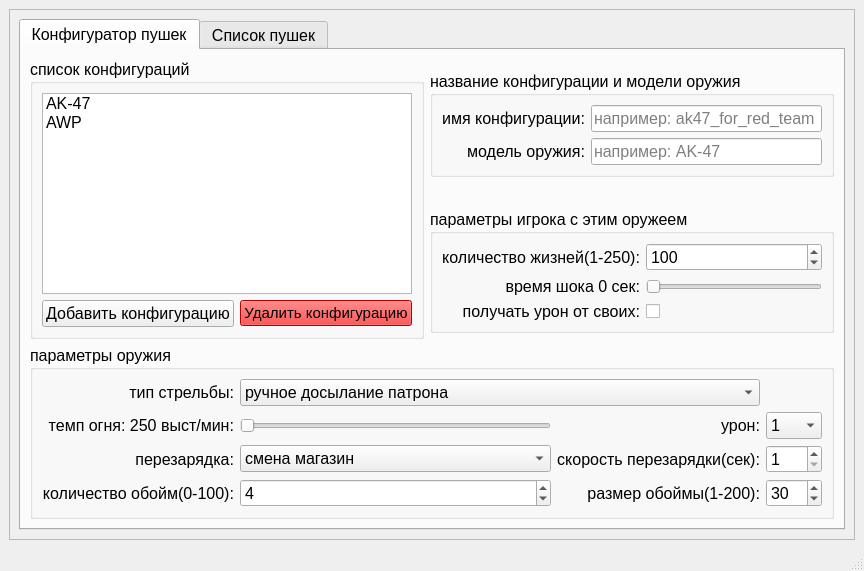
<?xml version="1.0" encoding="UTF-8"?>
<ui version="4.0">
 <class>MainWindow</class>
 <widget class="QMainWindow" name="MainWindow">
  <property name="geometry">
   <rect>
    <x>0</x>
    <y>0</y>
    <width>864</width>
    <height>571</height>
   </rect>
  </property>
  <property name="windowTitle">
   <string>MainWindow</string>
  </property>
  <widget class="QWidget" name="centralwidget">
   <layout class="QHBoxLayout" name="horizontalLayout">
    <item>
     <widget class="QSplitter" name="splitter">
      <property name="orientation">
       <enum>Qt::Horizontal</enum>
      </property>
      <widget class="QScrollArea" name="scrollArea">
       <property name="sizePolicy">
        <sizepolicy hsizetype="Preferred" vsizetype="Expanding">
         <horstretch>0</horstretch>
         <verstretch>0</verstretch>
        </sizepolicy>
       </property>
       <property name="minimumSize">
        <size>
         <width>200</width>
         <height>0</height>
        </size>
       </property>
       <property name="baseSize">
        <size>
         <width>400</width>
         <height>0</height>
        </size>
       </property>
       <property name="font">
        <font>
         <family>Sans Serif</family>
         <pointsize>11</pointsize>
        </font>
       </property>
       <property name="widgetResizable">
        <bool>true</bool>
       </property>
       <widget class="QWidget" name="scrollAreaWidgetContents">
        <property name="geometry">
         <rect>
          <x>0</x>
          <y>0</y>
          <width>844</width>
          <height>509</height>
         </rect>
        </property>
        <layout class="QHBoxLayout" name="horizontalLayout_2">
         <item>
          <widget class="QTabWidget" name="tabWidget">
           <property name="font">
            <font>
             <family>Arial</family>
             <pointsize>12</pointsize>
            </font>
           </property>
           <property name="currentIndex">
            <number>0</number>
           </property>
           <widget class="QWidget" name="gun_conf_tab">
            <attribute name="title">
             <string>Конфигуратор пушек</string>
            </attribute>
            <layout class="QGridLayout" name="gridLayout_7">
             <item row="7" column="2" rowspan="2">
              <widget class="QGroupBox" name="player_param_group_box">
               <property name="enabled">
                <bool>true</bool>
               </property>
               <property name="title">
                <string>параметры игрока с этим оружеем</string>
               </property>
               <layout class="QGridLayout" name="gridLayout_2">
                <item row="2" column="1">
                 <widget class="QCheckBox" name="gst_friendlyfire_check_box">
                  <property name="text">
                   <string/>
                  </property>
                 </widget>
                </item>
                <item row="0" column="0">
                 <widget class="QLabel" name="label_5">
                  <property name="layoutDirection">
                   <enum>Qt::LeftToRight</enum>
                  </property>
                  <property name="text">
                   <string>количество жизней(1-250):</string>
                  </property>
                  <property name="alignment">
                   <set>Qt::AlignRight|Qt::AlignTrailing|Qt::AlignVCenter</set>
                  </property>
                 </widget>
                </item>
                <item row="2" column="0">
                 <widget class="QLabel" name="label_3">
                  <property name="text">
                   <string>получать урон от своих:</string>
                  </property>
                  <property name="alignment">
                   <set>Qt::AlignRight|Qt::AlignTrailing|Qt::AlignVCenter</set>
                  </property>
                 </widget>
                </item>
                <item row="0" column="1">
                 <widget class="QSpinBox" name="gst_player_live_count_spin_box">
                  <property name="minimum">
                   <number>1</number>
                  </property>
                  <property name="maximum">
                   <number>999</number>
                  </property>
                  <property name="singleStep">
                   <number>5</number>
                  </property>
                  <property name="value">
                   <number>100</number>
                  </property>
                 </widget>
                </item>
                <item row="1" column="0">
                 <widget class="QLabel" name="gst_stun_time_label">
                  <property name="layoutDirection">
                   <enum>Qt::LeftToRight</enum>
                  </property>
                  <property name="text">
                   <string>время шока 0 сек:</string>
                  </property>
                  <property name="alignment">
                   <set>Qt::AlignRight|Qt::AlignTrailing|Qt::AlignVCenter</set>
                  </property>
                 </widget>
                </item>
                <item row="1" column="1">
                 <widget class="QSlider" name="gst_stun_time_slider">
                  <property name="maximum">
                   <number>23</number>
                  </property>
                  <property name="orientation">
                   <enum>Qt::Horizontal</enum>
                  </property>
                 </widget>
                </item>
               </layout>
              </widget>
             </item>
             <item row="3" column="2">
              <widget class="QGroupBox" name="gun_name_group_box">
               <property name="title">
                <string>название конфигурации и модели оружия</string>
               </property>
               <layout class="QGridLayout" name="gridLayout_3">
                <item row="2" column="1">
                 <widget class="QLineEdit" name="gst_gun_model_line_edit">
                  <property name="locale">
                   <locale language="English" country="UnitedStates"/>
                  </property>
                  <property name="inputMask">
                   <string notr="true"/>
                  </property>
                  <property name="text">
                   <string notr="true"/>
                  </property>
                  <property name="maxLength">
                   <number>32</number>
                  </property>
                  <property name="dragEnabled">
                   <bool>false</bool>
                  </property>
                  <property name="placeholderText">
                   <string>например: AK-47</string>
                  </property>
                 </widget>
                </item>
                <item row="1" column="1">
                 <widget class="QLineEdit" name="gst_gun_name_line_edit">
                  <property name="locale">
                   <locale language="English" country="UnitedStates"/>
                  </property>
                  <property name="inputMask">
                   <string notr="true"/>
                  </property>
                  <property name="text">
                   <string notr="true"/>
                  </property>
                  <property name="maxLength">
                   <number>32</number>
                  </property>
                  <property name="dragEnabled">
                   <bool>false</bool>
                  </property>
                  <property name="placeholderText">
                   <string>например: ak47_for_red_team</string>
                  </property>
                 </widget>
                </item>
                <item row="1" column="0">
                 <widget class="QLabel" name="label_7">
                  <property name="layoutDirection">
                   <enum>Qt::LeftToRight</enum>
                  </property>
                  <property name="text">
                   <string>имя конфигурации:</string>
                  </property>
                  <property name="alignment">
                   <set>Qt::AlignRight|Qt::AlignTrailing|Qt::AlignVCenter</set>
                  </property>
                 </widget>
                </item>
                <item row="2" column="0">
                 <widget class="QLabel" name="label_9">
                  <property name="layoutDirection">
                   <enum>Qt::LeftToRight</enum>
                  </property>
                  <property name="text">
                   <string>модель оружия:</string>
                  </property>
                  <property name="alignment">
                   <set>Qt::AlignRight|Qt::AlignTrailing|Qt::AlignVCenter</set>
                  </property>
                 </widget>
                </item>
               </layout>
              </widget>
             </item>
             <item row="6" column="2">
              <spacer name="verticalSpacer">
               <property name="orientation">
                <enum>Qt::Vertical</enum>
               </property>
               <property name="sizeHint" stdset="0">
                <size>
                 <width>20</width>
                 <height>40</height>
                </size>
               </property>
              </spacer>
             </item>
             <item row="1" column="1" rowspan="9">
              <widget class="QGroupBox" name="groupBox_7">
               <property name="title">
                <string>список конфигураций</string>
               </property>
               <layout class="QGridLayout" name="gridLayout_9">
                <item row="2" column="0">
                 <widget class="QPushButton" name="add_gun_config_button">
                  <property name="text">
                   <string>Добавить конфигурацию</string>
                  </property>
                 </widget>
                </item>
                <item row="0" column="0" colspan="2">
                 <widget class="QListWidget" name="gun_config_list_widget">
                  <item>
                   <property name="text">
                    <string>AK-47</string>
                   </property>
                  </item>
                  <item>
                   <property name="text">
                    <string>AWP</string>
                   </property>
                  </item>
                 </widget>
                </item>
                <item row="2" column="1">
                 <widget class="QPushButton" name="remove_gun_config_button">
                  <property name="font">
                   <font>
                    <family>Arial</family>
                    <pointsize>11</pointsize>
                   </font>
                  </property>
                  <property name="styleSheet">
                   <string notr="true">background-color: rgb(255, 0, 0);</string>
                  </property>
                  <property name="text">
                   <string>Удалить конфигурацию</string>
                  </property>
                 </widget>
                </item>
               </layout>
              </widget>
             </item>
             <item row="10" column="1" colspan="2">
              <widget class="QGroupBox" name="gun_param_group_box">
               <property name="title">
                <string>параметры оружия</string>
               </property>
               <layout class="QGridLayout" name="gridLayout">
                <item row="5" column="1">
                 <widget class="QSlider" name="gst_gun_fire_temp_slider">
                  <property name="maximum">
                   <number>11</number>
                  </property>
                  <property name="pageStep">
                   <number>1</number>
                  </property>
                  <property name="orientation">
                   <enum>Qt::Horizontal</enum>
                  </property>
                 </widget>
                </item>
                <item row="5" column="2">
                 <widget class="QLabel" name="label">
                  <property name="layoutDirection">
                   <enum>Qt::LeftToRight</enum>
                  </property>
                  <property name="text">
                   <string>урон:</string>
                  </property>
                  <property name="alignment">
                   <set>Qt::AlignRight|Qt::AlignTrailing|Qt::AlignVCenter</set>
                  </property>
                 </widget>
                </item>
                <item row="8" column="0">
                 <widget class="QLabel" name="label_4">
                  <property name="layoutDirection">
                   <enum>Qt::LeftToRight</enum>
                  </property>
                  <property name="text">
                   <string>перезарядка:</string>
                  </property>
                  <property name="alignment">
                   <set>Qt::AlignRight|Qt::AlignTrailing|Qt::AlignVCenter</set>
                  </property>
                 </widget>
                </item>
                <item row="4" column="0">
                 <widget class="QLabel" name="label_11">
                  <property name="layoutDirection">
                   <enum>Qt::LeftToRight</enum>
                  </property>
                  <property name="text">
                   <string>тип стрельбы:</string>
                  </property>
                  <property name="alignment">
                   <set>Qt::AlignRight|Qt::AlignTrailing|Qt::AlignVCenter</set>
                  </property>
                 </widget>
                </item>
                <item row="10" column="3">
                 <widget class="QSpinBox" name="gst_gun_clip_size_spin_box">
                  <property name="minimum">
                   <number>1</number>
                  </property>
                  <property name="maximum">
                   <number>255</number>
                  </property>
                  <property name="value">
                   <number>30</number>
                  </property>
                 </widget>
                </item>
                <item row="10" column="2">
                 <widget class="QLabel" name="ammo_in_mag_count_lable">
                  <property name="layoutDirection">
                   <enum>Qt::LeftToRight</enum>
                  </property>
                  <property name="text">
                   <string>размер обоймы(1-200):</string>
                  </property>
                  <property name="alignment">
                   <set>Qt::AlignRight|Qt::AlignTrailing|Qt::AlignVCenter</set>
                  </property>
                 </widget>
                </item>
                <item row="8" column="2">
                 <widget class="QLabel" name="reload_time_lable">
                  <property name="layoutDirection">
                   <enum>Qt::LeftToRight</enum>
                  </property>
                  <property name="text">
                   <string>скорость перезарядки(сек):</string>
                  </property>
                  <property name="alignment">
                   <set>Qt::AlignRight|Qt::AlignTrailing|Qt::AlignVCenter</set>
                  </property>
                 </widget>
                </item>
                <item row="8" column="1">
                 <widget class="QComboBox" name="gst_gun_reload_type_combo_box">
                  <item>
                   <property name="text">
                    <string extracomment="поменять магазин и взвести затвор">смена магазин</string>
                   </property>
                  </item>
                  <item>
                   <property name="text">
                    <string extracomment="зарядка по одному патрону, как у дробовиков">помповая дозорядка</string>
                   </property>
                  </item>
                  <item>
                   <property name="text">
                    <string>перезарядка по нажатию кнопки</string>
                   </property>
                  </item>
                 </widget>
                </item>
                <item row="10" column="0">
                 <widget class="QLabel" name="magazine_count_lable">
                  <property name="layoutDirection">
                   <enum>Qt::LeftToRight</enum>
                  </property>
                  <property name="text">
                   <string>количество обойм(0-100):</string>
                  </property>
                  <property name="alignment">
                   <set>Qt::AlignRight|Qt::AlignTrailing|Qt::AlignVCenter</set>
                  </property>
                 </widget>
                </item>
                <item row="5" column="0">
                 <widget class="QLabel" name="gst_gun_fire_temp_label">
                  <property name="layoutDirection">
                   <enum>Qt::LeftToRight</enum>
                  </property>
                  <property name="text">
                   <string>темп огня: 250 выст/мин:</string>
                  </property>
                  <property name="alignment">
                   <set>Qt::AlignRight|Qt::AlignTrailing|Qt::AlignVCenter</set>
                  </property>
                 </widget>
                </item>
                <item row="10" column="1">
                 <widget class="QSpinBox" name="gst_gun_clip_count_spin_box">
                  <property name="maximum">
                   <number>100</number>
                  </property>
                  <property name="value">
                   <number>4</number>
                  </property>
                 </widget>
                </item>
                <item row="5" column="3">
                 <widget class="QComboBox" name="gst_gun_damage_combo_box">
                  <property name="currentText">
                   <string>1</string>
                  </property>
                  <item>
                   <property name="text">
                    <string>1</string>
                   </property>
                  </item>
                  <item>
                   <property name="text">
                    <string>2</string>
                   </property>
                  </item>
                  <item>
                   <property name="text">
                    <string>4</string>
                   </property>
                  </item>
                  <item>
                   <property name="text">
                    <string>5</string>
                   </property>
                  </item>
                  <item>
                   <property name="text">
                    <string>7</string>
                   </property>
                  </item>
                  <item>
                   <property name="text">
                    <string>10</string>
                   </property>
                  </item>
                  <item>
                   <property name="text">
                    <string>15</string>
                   </property>
                  </item>
                  <item>
                   <property name="text">
                    <string>17</string>
                   </property>
                  </item>
                  <item>
                   <property name="text">
                    <string>20</string>
                   </property>
                  </item>
                  <item>
                   <property name="text">
                    <string>25</string>
                   </property>
                  </item>
                  <item>
                   <property name="text">
                    <string>30</string>
                   </property>
                  </item>
                  <item>
                   <property name="text">
                    <string>35</string>
                   </property>
                  </item>
                  <item>
                   <property name="text">
                    <string>40</string>
                   </property>
                  </item>
                  <item>
                   <property name="text">
                    <string>50</string>
                   </property>
                  </item>
                  <item>
                   <property name="text">
                    <string>75</string>
                   </property>
                  </item>
                  <item>
                   <property name="text">
                    <string>100</string>
                   </property>
                  </item>
                 </widget>
                </item>
                <item row="8" column="3">
                 <widget class="QSpinBox" name="gst_gun_reload_time_spin_box">
                  <property name="minimum">
                   <number>1</number>
                  </property>
                  <property name="maximum">
                   <number>20</number>
                  </property>
                  <property name="singleStep">
                   <number>100</number>
                  </property>
                  <property name="value">
                   <number>1</number>
                  </property>
                 </widget>
                </item>
                <item row="4" column="1" colspan="2">
                 <widget class="QComboBox" name="gst_gun_burst_size_combo_box">
                  <item>
                   <property name="text">
                    <string>ручное досылание патрона</string>
                   </property>
                  </item>
                  <item>
                   <property name="text">
                    <string>одиночные выстрелы</string>
                   </property>
                  </item>
                  <item>
                   <property name="text">
                    <string>с отсечкой по 2 патрона</string>
                   </property>
                  </item>
                  <item>
                   <property name="text">
                    <string>с отсечкой по 3 патрона</string>
                   </property>
                  </item>
                  <item>
                   <property name="text">
                    <string>с отсечкой по 4 патрона</string>
                   </property>
                  </item>
                  <item>
                   <property name="text">
                    <string>с отсечкой по 5 патронов</string>
                   </property>
                  </item>
                  <item>
                   <property name="text">
                    <string>с отсечкой по 6 патронов</string>
                   </property>
                  </item>
                  <item>
                   <property name="text">
                    <string>автоматический огонь</string>
                   </property>
                  </item>
                 </widget>
                </item>
               </layout>
              </widget>
             </item>
            </layout>
           </widget>
           <widget class="QWidget" name="add_gun_tab">
            <attribute name="title">
             <string>Список пушек</string>
            </attribute>
            <layout class="QGridLayout" name="gridLayout_4">
             <item row="0" column="0">
              <widget class="QGroupBox" name="groupBox_10">
               <property name="title">
                <string>Список оружия</string>
               </property>
               <layout class="QVBoxLayout" name="verticalLayout">
                <item>
                 <widget class="QTableView" name="inventary_gun_table"/>
                </item>
                <item>
                 <widget class="QPushButton" name="load_config_on_gun_button">
                  <property name="text">
                   <string>Назначить конфигурацию</string>
                  </property>
                 </widget>
                </item>
               </layout>
              </widget>
             </item>
            </layout>
           </widget>
          </widget>
         </item>
        </layout>
       </widget>
      </widget>
     </widget>
    </item>
   </layout>
  </widget>
  <widget class="QMenuBar" name="menubar">
   <property name="geometry">
    <rect>
     <x>0</x>
     <y>0</y>
     <width>864</width>
     <height>20</height>
    </rect>
   </property>
  </widget>
  <widget class="QStatusBar" name="statusbar"/>
 </widget>
 <resources/>
 <connections/>
</ui>
